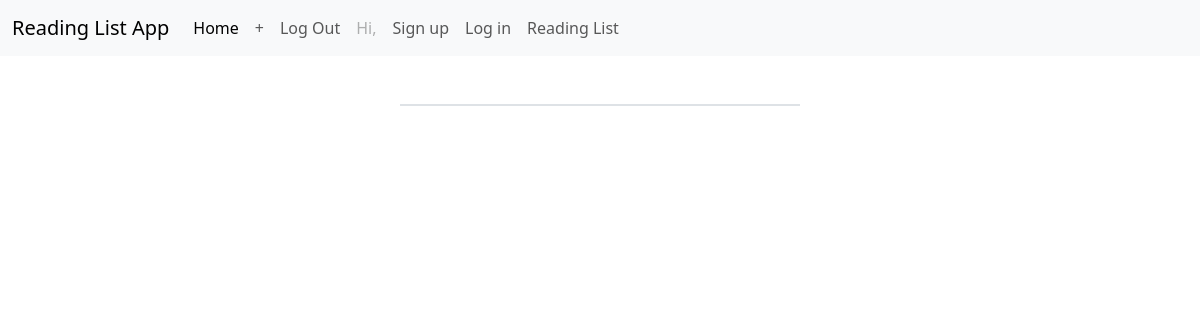
/reading_list, run on an earlier commit of the app's database.
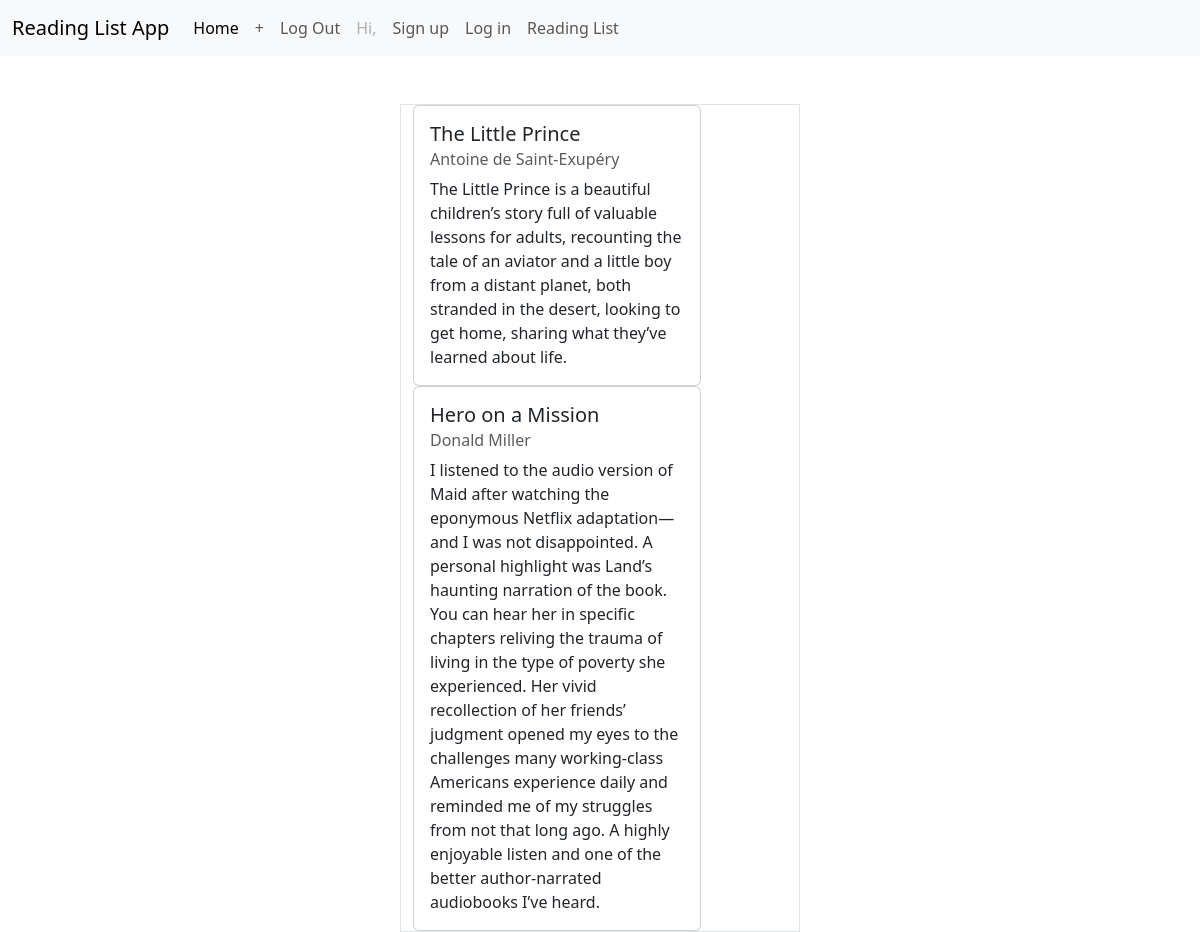
And on a later commit of the database.
### app/models.py (models this page shows, shortened)
class Book(db.Model):
    id = db.Column(db.String, primary_key = True)
    created_at = db.Column(db.DateTime, default=datetime.utcnow)
    updated_at = db.Column(db.DateTime, default=datetime.utcnow, onupdate=datetime.utcnow)
    title = db.Column(db.String(64), nullable = False)
    summary = db.Column(db.Text)
    author = db.Column(db.String, nullable = False)

### app/routes.py (the view)
@app.route('/reading_list')
def readingList():
    book = Book.query.order_by(Book.created_at.desc()).all()
    return render_template('reading_list.html', books=book)

### app/templates/reading_list.html
{% extends 'base.html' %}
{% block content %}
<div class="container col-4 border mt-5">
   {% for b in books %}
    <div class="card" style="width: 18rem;">
        <div class="card-body">
            <h5 class="card-title">{{ b.title }}</h5>
            <h6 class="card-subtitle mb-2 text-body-secondary">{{ b.author }}</h6>
            <p class="card-text">{{ b.summary }}</p>
        </div>
    </div>
   {% endfor %}
</div>
{% endblock %}

### app/templates/base.html (shortened to what this page needs)
<!DOCTYPE html>
<html lang="en">
<head>
    <link href="https://cdn.jsdelivr.net/npm/bootstrap@5.3.2/dist/css/bootstrap.min.css" rel="stylesheet">
</head>
<body>
    {% include 'nav.html' %}
    {% block content %}
    {% endblock %}
</body>
</html>

### app/templates/nav.html (shortened to what this page needs)
<nav class="navbar navbar-expand-lg bg-body-tertiary">
    <div class="container-fluid">
      <a class="navbar-brand" href="/">Reading List App</a>
      <div class="collapse navbar-collapse" id="navbarNav">
        <ul class="navbar-nav">
            <li class="nav-item">
                <a class="nav-link active" aria-current="page" href="/">Home</a>
            </li>
                <li class="nav-item">
                    <a class="nav-link" href="/addBook">+</a>
                </li>
                <li class="nav-item">
                    <a class="nav-link" href="/logout">Log Out</a>
                </li>
                <li class="nav-item">
                    <a class="nav-link disabled" aria-disabled="true">Hi, {{ current_user.username }}</a>
                </li>
            <li class="nav-item">
                <a class="nav-link" href="/signup">Sign up</a>
            </li>
            <li class="nav-item">
                <a class="nav-link" href="/login">Log in</a>
            </li>
            <li class="nav-item">
                <a class="nav-link" href="/reading_list">Reading List</a>
            </li>
        </ul>
      </div>
    </div>
  </nav>

What changed in the data, as far as the page shows it:
added Book: title "The Little Prince", author "Antoine de Saint-Exupéry", summary "The Little Prince is a beautiful children’s story full of valuable lessons for adults, recounting the tale of an aviator and a little boy from a distant planet, both stranded in the desert, looking to get home, sharing what they’ve learned about life."
added Book: title "Hero on a Mission", author "Donald Miller", summary "I listened to the audio version of Maid after watching the eponymous Netflix adaptation—and I was not disappointed. A personal highlight was Land’s haunting narration of the book. You can hear her in specific chapters reliving the trauma of living in the type of poverty she experienced. Her vivid recollection of her friends’ judgment opened my eyes to the challenges many working-class Americans experience daily and reminded me of my struggles from not that long ago. A highly enjoyable listen and one of the better author-narrated audiobooks I’ve heard."
